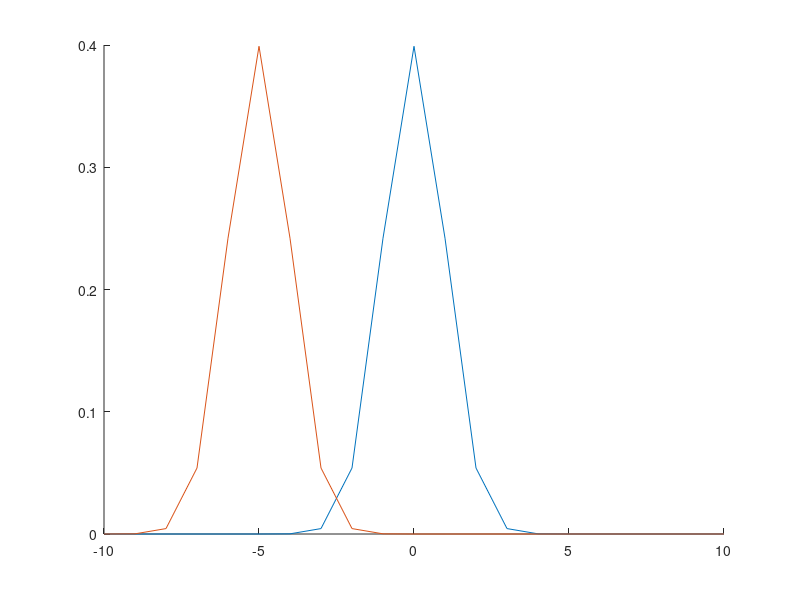

This figure's MATLAB source: (Note: this script raises an error after producing the figure.)
% Look at difference between Wasserstein distance and Lp norm
clc;clear;close all

% Make up distributions
u = normpdf(-10:10); 
v = normpdf(-10:10, -5); 

% Space we're defined over
x = -10:10; 

figure; 
hold on
plot(x, u); 
plot(x, v); 

for i = 1:length(x)
    v = normpdf(x, x(i)); 

    l(i) = lp(u, v, 1); 
    w(i) = wass(u, v, 1); 
end

figure; 
hold on
plot(x, l)
plot(x, w)



function d = lp(u, v, p)
    if nargin < 3
        p = 2; 
    end
    d = (sum(abs(u-v).^p))^(1/p); 
end

function d = wass(u, v, p)
    if nargin < 3
        p = 2; 
    end
    d = (1/length(u) * sum(abs(u - v).^p))^(1/p); 
end
